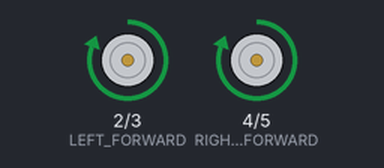
A sketch run on a simulated Arduino Uno, built with avr-gcc and run on an emulated ATmega328P. Parts: motor-driver pin pairs drawn as motors (green arrow = first pin HIGH = forward, orange = second pin HIGH = backward, longer = more drive).

Above: at 0.5 s.
At 3.5 s:
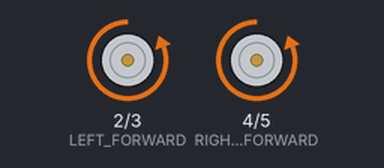
Timing chart, 0 to 4.6 s (numbered marks = the images above):
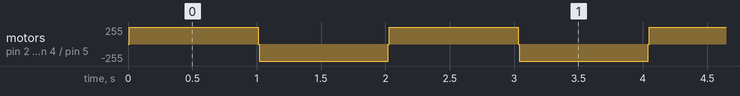

Measured:
- by itself, motor on pin 2 (LEFT_FORWARD) / pin 3 (LEFT_BACKWARD), motor on pin 4 (RIGHT_FORWARD) / pin 5 (RIGHT_BACKWARD): repeats every 2.0 s: stopped 0.01 s, backward 255/255 1.0 s, stopped 0.01 s, forward 255/255 1.0 s

The sketch:

motor_control.ino
```cpp
// Motor Pins
const int LEFT_FORWARD = 2;
const int LEFT_BACKWARD = 3;
const int RIGHT_FORWARD = 4;
const int RIGHT_BACKWARD = 5;

// Init
void setup() {
  Serial.begin(9600);
  pinMode(LEFT_FORWARD, OUTPUT);
  pinMode(LEFT_BACKWARD, OUTPUT);
  pinMode(RIGHT_FORWARD, OUTPUT);
  pinMode(RIGHT_BACKWARD, OUTPUT);
}

// Main
void loop() {
  delay(10);
  digitalWrite(LEFT_FORWARD, HIGH);
  digitalWrite(RIGHT_FORWARD, HIGH);
  delay(1000);
  digitalWrite(LEFT_FORWARD, LOW);
  digitalWrite(RIGHT_FORWARD, LOW);
  delay(10);
  digitalWrite(LEFT_BACKWARD, HIGH);
  digitalWrite(RIGHT_BACKWARD, HIGH);
  delay(1000);
  digitalWrite(LEFT_BACKWARD, LOW);
  digitalWrite(RIGHT_BACKWARD, LOW);
}
```
